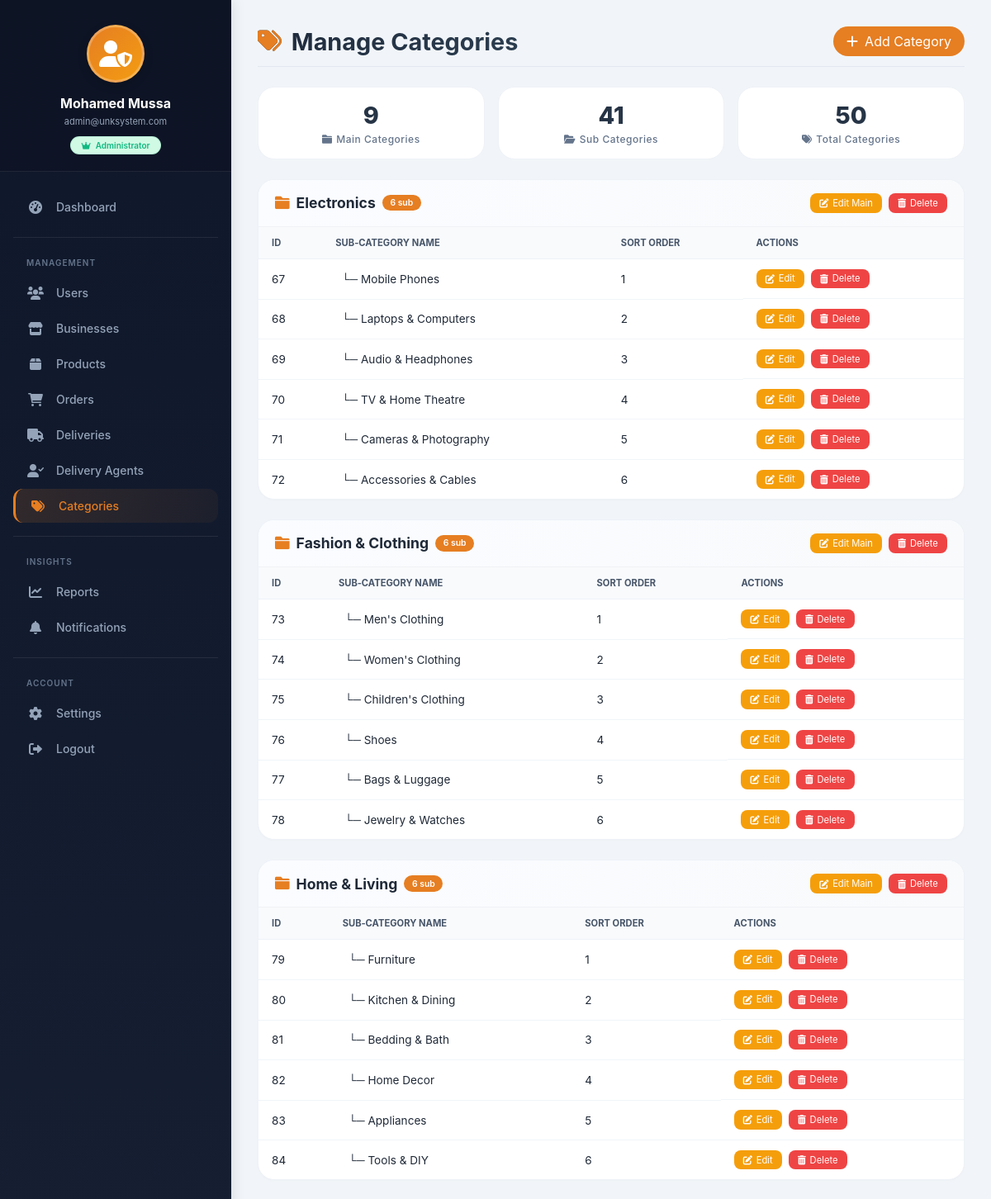
Page /admin/categories/index.php (signed in, upper part) on the committed database.
### tables this page shows
CREATE TABLE `categories` (
  `category_id` int(11) NOT NULL AUTO_INCREMENT,
  `name` varchar(100) NOT NULL,
  `description` text DEFAULT NULL,
  `parent_id` int(11) DEFAULT NULL,
  `sort_order` int(11) DEFAULT 0,
  `created_at` timestamp NOT NULL DEFAULT current_timestamp(),
  `is_active` tinyint(1) DEFAULT 1,
  PRIMARY KEY (`category_id`),
  KEY `idx_categories_parent` (`parent_id`),
  KEY `idx_categories_active` (`is_active`),
  CONSTRAINT `fk_categories_parent` FOREIGN KEY (`parent_id`) REFERENCES `categories` (`category_id`) ON DELETE SET NULL ON UPDATE CASCADE
);

### admin/categories/index.php (the view, shortened to what this page needs)
<?php
require_once '../../config/database.php';
$all_cats = [];
$stmt = mysqli_prepare($conn, "SELECT category_id, name, parent_id, sort_order FROM categories ORDER BY parent_id, sort_order, name");
mysqli_stmt_execute($stmt);
$res = mysqli_stmt_get_result($stmt);
while ($row = mysqli_fetch_assoc($res)) {
    $all_cats[$row['category_id']] = $row;
}
$main_categories = [];
$sub_categories = [];
foreach ($all_cats as $id => $cat) {
    if ($cat['parent_id'] === NULL) {
        $cat['children'] = [];
        $main_categories[$id] = $cat;
    } else {
        $sub_categories[] = $cat;
    }
}
foreach ($sub_categories as $sub) {
    if (isset($main_categories[$sub['parent_id']])) {
        $main_categories[$sub['parent_id']]['children'][] = $sub;
    } else {
    }
}
$total_main = count($main_categories);
$total_sub = count($sub_categories);
$total_all = $total_main + $total_sub;
include '../includes/admin_sidebar.php';
?>
<!DOCTYPE html>
<html lang="en">
<head>
    <link rel="stylesheet" href="https://cdnjs.cloudflare.com/ajax/libs/font-awesome/6.0.0/css/all.min.css">
</head>
<body>
<div class="admin-content">
    <div class="page-header">
        <h1><i class="fas fa-tags"></i> Manage Categories</h1>
        <a href="add.php" class="btn-add"><i class="fas fa-plus"></i> Add Category</a>
    </div>
    <div class="stats-grid">
        <div class="stat-card"><h3><?= $total_main ?></h3><p><i class="fas fa-folder"></i> Main Categories</p></div>
        <div class="stat-card"><h3><?= $total_sub ?></h3><p><i class="fas fa-folder-open"></i> Sub Categories</p></div>
        <div class="stat-card"><h3><?= $total_all ?></h3><p><i class="fas fa-tags"></i> Total Categories</p></div>
    </div>
    <?php if (empty($main_categories)): ?>
        <div class="main-category-card">
            <div class="main-header">
                <span class="main-title"><i class="fas fa-info-circle"></i> No Categories</span>
            </div>
            <div class="sub-table" style="padding:1rem; text-align:center;">No categories found. Click "Add Category" to create one.</div>
        </div>
    <?php else: ?>
        <?php foreach ($main_categories as $main): ?>
            <div class="main-category-card">
                <div class="main-header">
                    <div class="main-title">
                        <i class="fas fa-folder"></i>
                        <?= htmlspecialchars($main['name']) ?>
                        <span class="main-badge"><?= count($main['children']) ?> sub</span>
                    </div>
                    <div class="main-actions">
                        <a href="edit.php?id=<?= $main['category_id'] ?>" class="btn-sm btn-edit"><i class="fas fa-edit"></i> Edit Main</a>
                        <a href="delete.php?id=<?= $main['category_id'] ?>" class="btn-sm btn-delete" onclick="return confirm('⚠️ Delete this main category and all its sub‑categories? This action cannot be undone.')"><i class="fas fa-trash-alt"></i> Delete</a>
                    </div>
                </div>
                <?php if (empty($main['children'])): ?>
                    <div class="sub-table" style="padding:1rem; text-align:center; color:#94a3b8;">No sub‑categories yet. <a href="add.php?parent=<?= $main['category_id'] ?>" style="color:#e67e22;">Add sub‑category</a></div>
                <?php else: ?>
                    <table class="sub-table">
                        <thead>
                            <tr>
                                <th>ID</th>
                                <th>Sub‑Category Name</th>
                                <th>Sort Order</th>
                                <th>Actions</th>
                            </tr>
                        </thead>
                        <tbody>
                            <?php foreach ($main['children'] as $sub): ?>
                                <tr>
                                    <td><?= $sub['category_id'] ?> </a>
                                    <td><?= str_repeat('&nbsp;&nbsp;', 1) . '└─ ' . htmlspecialchars($sub['name']) ?> </a>
                                    <td><?= $sub['sort_order'] ?> </a>
                                    <td class="action-btns">
                                        <a href="edit.php?id=<?= $sub['category_id'] ?>" class="btn-sm btn-edit"><i class="fas fa-edit"></i> Edit</a>
                                        <a href="delete.php?id=<?= $sub['category_id'] ?>" class="btn-sm btn-delete" onclick="return confirm('Delete this sub‑category?')"><i class="fas fa-trash-alt"></i> Delete</a>
                                </tr>
                            <?php endforeach; ?>
                        </tbody>
                    </table>
                <?php endif; ?>
            </div>
        <?php endforeach; ?>
    <?php endif; ?>
</div>
</body>
</html>

### admin/categories/index.php (style rules this page uses)
* { margin:0; padding:0; box-sizing:border-box; }
body { font-family:'Inter', sans-serif; background:#f1f5f9; }
.admin-content { margin-left:280px; padding:2rem; min-height:100vh; transition:0.3s; }
.page-header { display:flex; justify-content:space-between; align-items:center; flex-wrap:wrap; gap:1rem; margin-bottom:1.5rem; border-bottom:1px solid #e2e8f0; padding-bottom:0.75rem; }
.page-header h1 { font-size:1.8rem; font-weight:700; background:linear-gradient(135deg,#1e293b,#2c3e50); -webkit-background-clip:text; background-clip:text; color:transparent; display:flex; align-items:center; gap:0.75rem; }
.page-header h1 i { color:#e67e22; }
.btn-add { background:#e67e22; color:white; padding:0.5rem 1rem; border-radius:2rem; text-decoration:none; display:inline-flex; align-items:center; gap:0.5rem; transition:0.2s; }
.stats-grid { display:grid; grid-template-columns:repeat(3,1fr); gap:1rem; margin-bottom:1.5rem; }
.stat-card { background:white; border-radius:1.25rem; padding:1rem; text-align:center; border:1px solid #eef2f8; transition:0.2s; position:relative; overflow:hidden; }
.stat-card::before { content:''; position:absolute; top:0; left:0; right:0; height:3px; background:linear-gradient(90deg,#e67e22,#f39c12); transform:scaleX(0); transition:transform 0.3s; }
.stat-card h3 { font-size:1.8rem; font-weight:800; color:#e67e22; margin-bottom:0.25rem; background:linear-gradient(135deg,#1e293b,#2d3e50); -webkit-background-clip:text; background-clip:text; color:transparent; }
.stat-card p { color:#64748b; font-size:0.75rem; font-weight:500; letter-spacing:0.5px; display:flex; align-items:center; justify-content:center; gap:0.3rem; }
.main-category-card { background:white; border-radius:1.25rem; border:1px solid #eef2f8; overflow:hidden; margin-bottom:1.5rem; box-shadow:0 1px 3px rgba(0,0,0,0.02); transition:0.2s; }
.main-header { padding:1rem 1.25rem; background:linear-gradient(105deg,#fafcff,#f8fafc); border-bottom:1px solid #f0f2f5; display:flex; justify-content:space-between; align-items:center; flex-wrap:wrap; gap:0.5rem; }
.main-title { font-size:1.1rem; font-weight:700; display:flex; align-items:center; gap:0.5rem; }
.main-title i { color:#e67e22; }
.main-badge { background:#e67e22; color:white; padding:0.2rem 0.6rem; border-radius:2rem; font-size:0.65rem; font-weight:600; }
.main-actions { display:flex; gap:0.5rem; }
.sub-table { width:100%; border-collapse:collapse; }
.sub-table th { text-align:left; padding:0.75rem 1rem; background:#f8fafc; font-size:0.7rem; font-weight:700; text-transform:uppercase; color:#475569; border-bottom:1px solid #eef2f8; }
.sub-table td { padding:0.75rem 1rem; border-bottom:1px solid #f1f5f9; font-size:0.85rem; vertical-align:middle; }
.sub-table tr:last-child td { border-bottom:none; }
.action-btns { display:flex; gap:0.5rem; }
.btn-sm { padding:0.3rem 0.7rem; border-radius:0.5rem; text-decoration:none; font-size:0.7rem; display:inline-flex; align-items:center; gap:0.3rem; transition:0.2s; cursor:pointer; }
.btn-edit { background:#f59e0b; color:white; }
.btn-delete { background:#ef4444; color:white; }

### rows in the picture
categories: name "Electronics", count($main['children']) "6"
categories: category_id "67", name "Mobile Phones", sort_order "1"
categories: category_id "68", name "Laptops & Computers", sort_order "2"
categories: category_id "69", name "Audio & Headphones", sort_order "3"
categories: category_id "70", name "TV & Home Theatre", sort_order "4"
categories: category_id "71", name "Cameras & Photography", sort_order "5"
categories: category_id "72", name "Accessories & Cables", sort_order "6"
categories: name "Fashion & Clothing", count($main['children']) "6"
categories: category_id "73", name "Men's Clothing", sort_order "1"
categories: category_id "74", name "Women's Clothing", sort_order "2"
categories: category_id "75", name "Children's Clothing", sort_order "3"
categories: category_id "76", name "Shoes", sort_order "4"
categories: category_id "77", name "Bags & Luggage", sort_order "5"
categories: category_id "78", name "Jewelry & Watches", sort_order "6"
categories: name "Home & Living", count($main['children']) "6"
categories: category_id "79", name "Furniture", sort_order "1"
categories: category_id "80", name "Kitchen & Dining", sort_order "2"
categories: category_id "81", name "Bedding & Bath", sort_order "3"
categories: category_id "82", name "Home Decor", sort_order "4"
categories: category_id "83", name "Appliances", sort_order "5"
categories: category_id "84", name "Tools & DIY", sort_order "6"

### other values in the picture
substr($admin_name, 0, 22) "Mohamed Mussa"
substr($admin_email, 0, 22) "admin@unksystem.com"
$status_text "Administrator"
